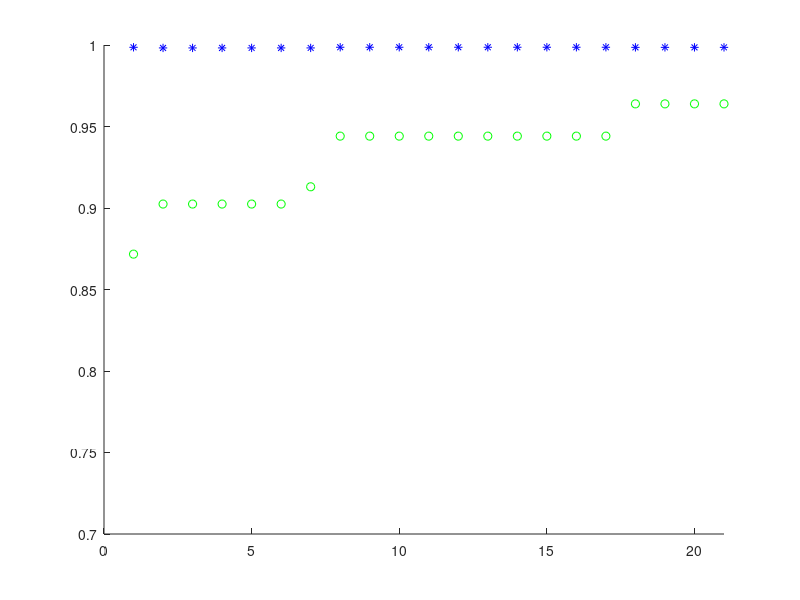
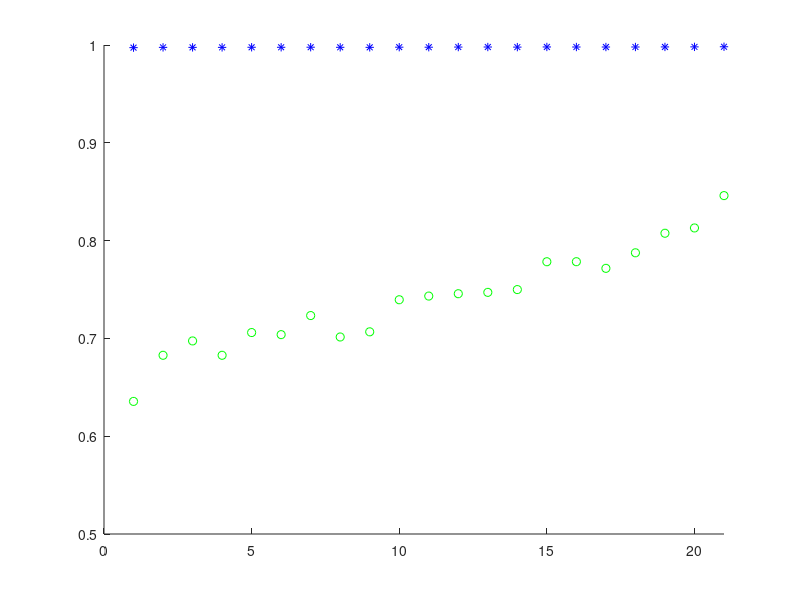

The MATLAB source for these figures, in order:
clear all
datos = [];
datos = csvread('DatosPareto.txt');

generaciones = size(datos,1);
tamPoblacion = size(datos,2)-1;
datos = datos(:,1:tamPoblacion); %borrar ultima columna de ceros
tamPoblacion = tamPoblacion/2;

%calculo del fitness medio y maximo por generacion
medias = [];
maximos = datos(:,1:2);
%HASTA AQUI FUNCIONA
for i=1:generaciones
    generacionSemaforo = [];
    generacionAceleracion = [];
    for j=1:tamPoblacion
        generacionSemaforo =[generacionSemaforo;datos(i,1+(j-1)*2)];
        generacionAceleracion = [generacionAceleracion;datos(i,j*2)];
    end
    medias = [medias;mean(generacionSemaforo),mean(generacionAceleracion)]; % media de la tercera columna
end

%plotear datos
%fitness maximo
figure;
hold on;
axis([0 21 0.7 1.0]);
for i=1:generaciones
    plot(i,maximos(i,1),'go');
    plot(i,maximos(i,2),'b*');
end
hold off;

%fitness medio
figure;
hold on;
axis([0 21 0.5 1.0]);
for i=1:generaciones
    plot(i,medias(i,1),'go');
    plot(i,medias(i,2),'b*');
end
hold off;

